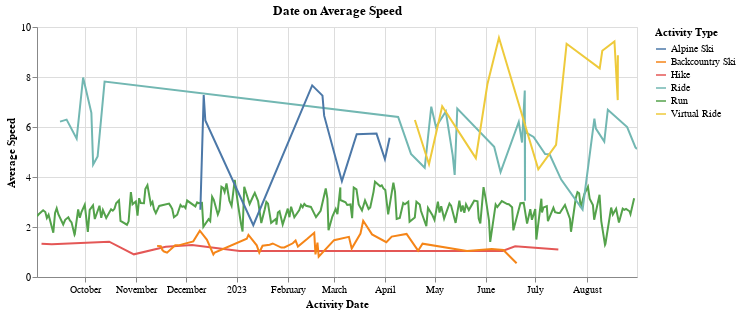

Write notebook code for a chart like this one.
### Markdown cell above
The visualization on the left begins to show the relationship between speed on distance. Overall, if I am traveling faster I am generally going further. There is also a slight negative relationship between elevation and speed. Generally, if I am climbing a lot during a workout I am going slower on average. 

What's interesting in this visualization is using the selector to highlight a different activity type. For example, if you select 'Backcountry Ski' (pink dots) you can see I am pretty much going the same distance, speed, and elevation each time. Comparing that graph to when the activity type is 'Ride' my data is much more variable with more outliers. Some days I am going very far and climbing a lot on the bike!

### Code cell
chart6 = alt.Chart(data).mark_line().encode(
    x = 'Activity Date',
    y = 'Average Speed:Q',
    color = 'Activity Type',
    tooltip = ['Activity Type', 'Activity Date', 'Average Speed']).properties(title = 'Date on Average Speed', width = 600, height = 250).interactive()
chart6

### Figure 1 — Vega-Lite specification as saved in the notebook (floating-point values rounded to 4 significant figures; data arrays with more than 128 entries replaced by an {"elided": "..."} marker saying what was removed)
{"config": {"view": {"continuousWidth": 300, "continuousHeight": 300}}, "data": {"name": "data-3f7ba7946c528d65576773ed1fdd8831"}, "mark": {"type": "line"}, "encoding": {"color": {"field": "Activity Type", "type": "nominal"}, "tooltip": [{"field": "Activity Type", "type": "nominal"}, {"field": "Activity Date", "type": "temporal"}, {"field": "Average Speed", "type": "quantitative"}], "x": {"field": "Activity Date", "type": "temporal"}, "y": {"field": "Average Speed", "type": "quantitative"}}, "height": 250, "params": [{"name": "param_2", "select": {"type": "interval", "encodings": ["x", "y"]}, "bind": "scales"}], "title": "Date on Average Speed", "width": 600, "$schema": "https://vega.github.io/schema/vega-lite/v5.15.1.json", "datasets": {"data-3f7ba7946c528d65576773ed1fdd8831": {"elided": "341 records"}}}
